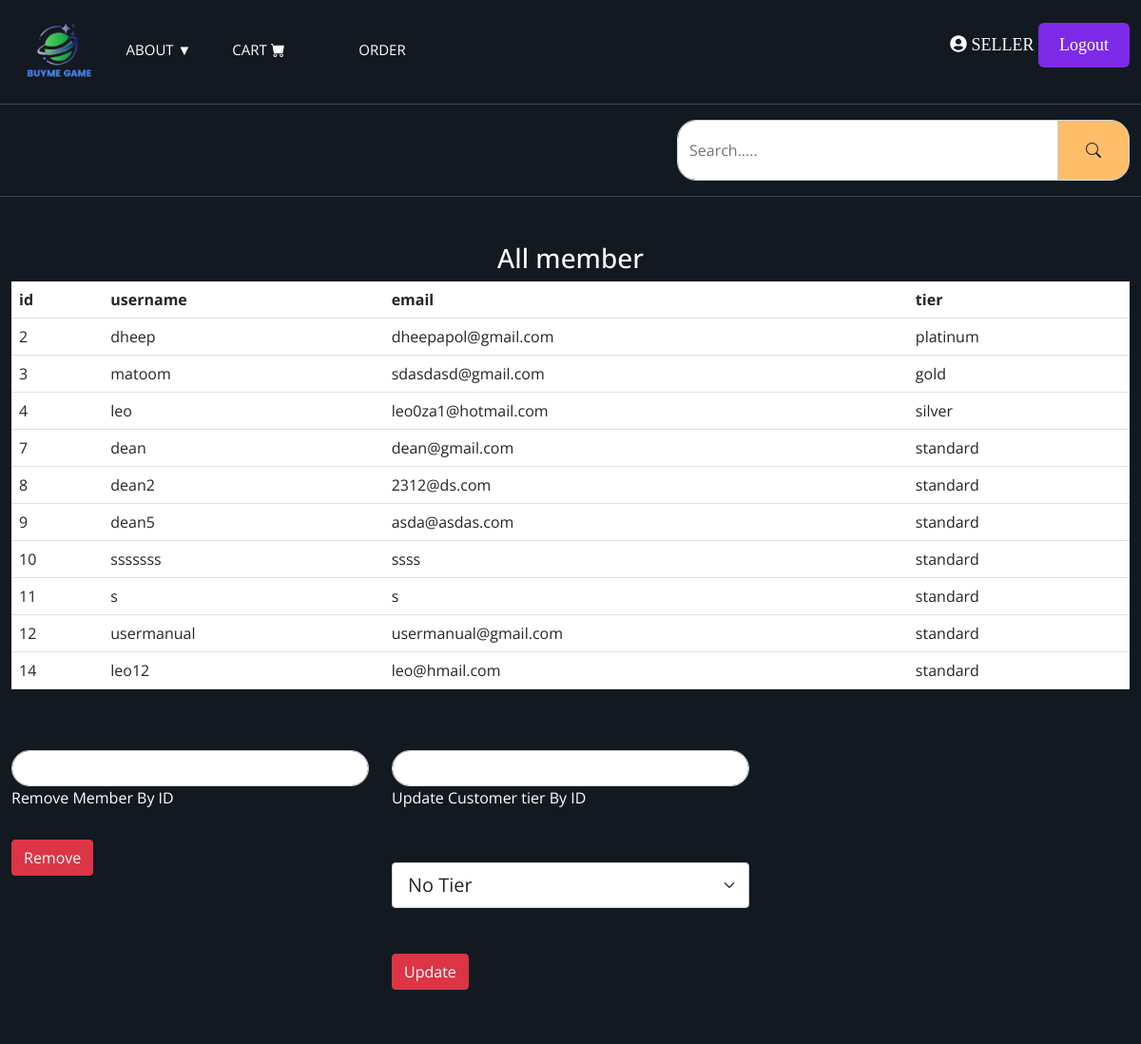
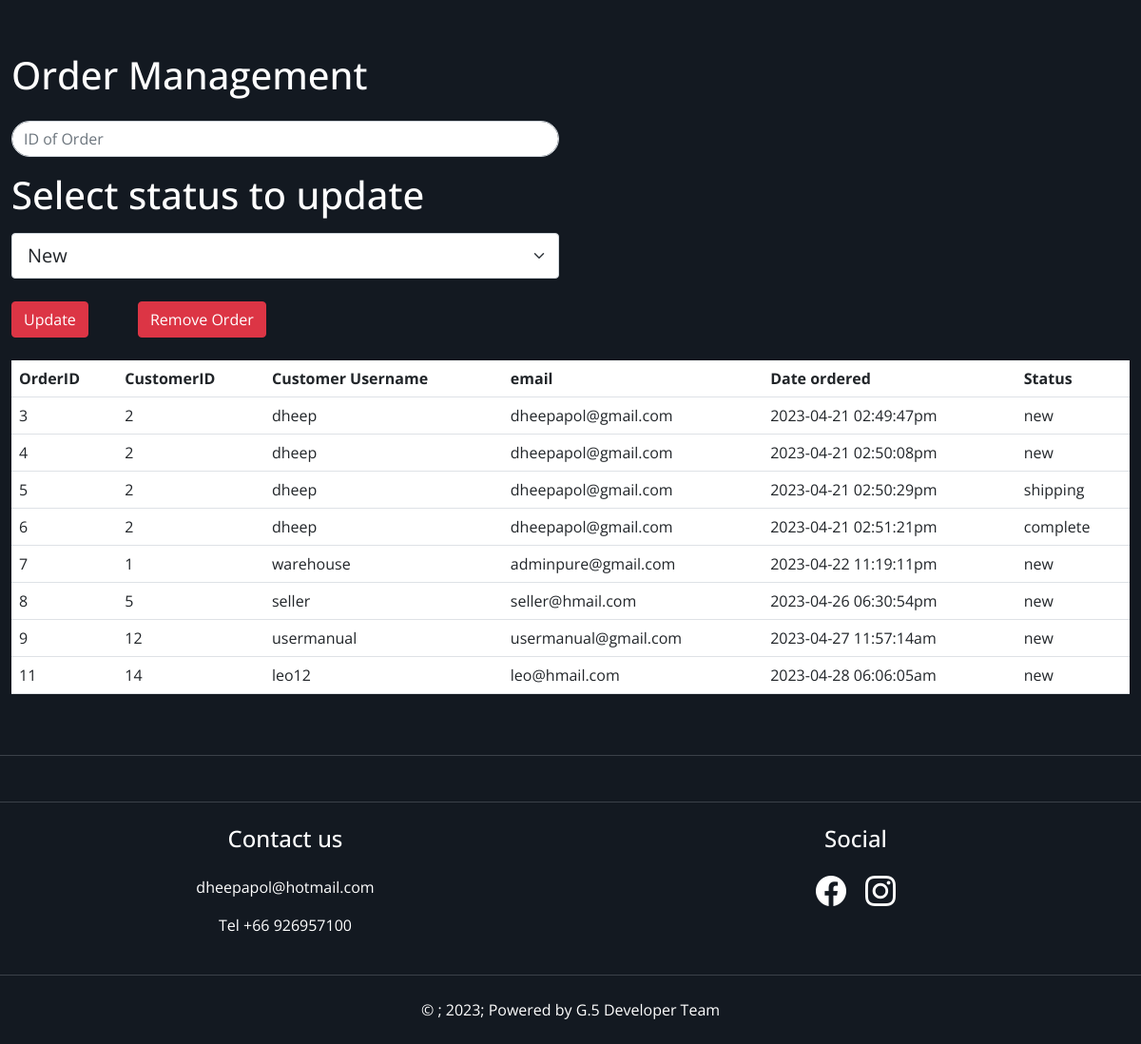
Screenshot of /adminpage.php (signed in) with the database file from the repository (2 pictures, top to bottom).
### tables this page shows
CREATE TABLE "Users" (
	"id"	INTEGER NOT NULL UNIQUE,
	"username"	TEXT NOT NULL,
	"email"	TEXT NOT NULL,
	"password"	TEXT NOT NULL,
	"role"	TEXT NOT NULL,
	"tier"	TEXT,
	PRIMARY KEY("id" AUTOINCREMENT)
);

CREATE TABLE "customerorder" (
	"coid"	INTEGER NOT NULL,
	"id"	INTEGER NOT NULL,
	"date"	TEXT NOT NULL,
	"address"	TEXT NOT NULL,
	"status"	TEXT NOT NULL,
	PRIMARY KEY("coid" AUTOINCREMENT)
);

### adminpage.php (the view, shortened to what this page needs)
<?php
require_once('components.php');
include('server.php');
?>
<html lang="en">
<head>
  <link rel="stylesheet" href="https://cdn.jsdelivr.net/npm/bootstrap-icons@1.10.4/font/bootstrap-icons.css">
  <link href="https://cdn.jsdelivr.net/npm/bootstrap@5.0.0/dist/css/bootstrap.min.css" rel="stylesheet">
  <link rel="stylesheet" href="https://cdn.jsdelivr.net/npm/@fortawesome/fontawesome-free@6.2.0/css/fontawesome.min.css"
>
  <link rel="stylesheet" href="https://cdn.jsdelivr.net/npm/bootstrap-icons@1.9.1/font/bootstrap-icons.css">
  <link rel="stylesheet" href="style.css">
</head>
<body>
  <?php
  if ($_SESSION['role'] == 'customer') {
    echo '<section class="home-wrapper-1 py-5">
<div class="container-xxl">
    <div class="row h-75 text-center">
    <div class="col-12">
<h1 class="text-danger">You do not have the permisson</h1>
    </div>
    </div>
</div>
      </section>';
  } else if($_SESSION['role'] == 'seller') {
    echo '<section class="home-wrapper-1 py-5">
      <div class="container-xxl">
          <div class="row text-center mb-5">
          <div class="col-12">
          <h3 class="text-white">All member</h3>
          <table class="table bg-white">
          <tr>
            <th>id</th>
            <th>username</th>
            <th>email</th>
            <th>tier</th>
          </tr>';
    $query = "SELECT * FROM Users WHERE role = 'customer'";
    $ret = $db->query($query);
    while ($row = $ret->fetchArray(SQLITE3_ASSOC)) {
      echo '<tr>
      <td>' . $row['id'] . '</td>
      <td>' . $row['username'] . '</td>
      <td>' . $row['email'] . '</td>
      <td>' . $row['tier'] . '</td>
    </tr>';
    }
    echo '</table>
    </div>
      </div>
      <div class="row">
      <div class="col-4">
      <form action="" method="POST">
      <div class="form-outline mb-4">
          <input type="text" name="removemem" required="ID is required" class="form-control">
          <label class="form-label text-white" for="removemem">Remove Member By ID</label>
      </div>
      <button type="submit" name="removemember" class="btn btn-danger btn-block">Remove</button>
      </form>
      </div>
      <div class="col-4">
      <form action="" method="POST">
      <div class="form-outline mb-4">
          <input type="text" name="memupdate" required="ID is required" class="form-control">
          <label class="form-label text-white" for="updaterole">Update Customer tier By ID</label>
          <select class="form-select form-select-lg my-5" aria-label=".form-select-lg example" name="selecttier">
  <option selected value="standard">No Tier</option>
</select>
      </div>
      <button type="submit" name="updaterole" class="btn btn-danger btn-block">Update</button>
      </form>
      </div>
      </div>
  </div>
        </section>
        <section class="home-wrapper-1 py-5">
        <div class="container-xxl">
        <div class="row">
        <div class="col-6">
        <h1 class="text-white py-3">Order Management</h1>
        <form action="" method="POST">
        <input type="text" name="remordid" required="ID is required" class="form-control" placeholder="ID of Order">
      <div class="form-outline mb-4">
      <h1 class="text-white my-3">Select status to update</h1>
          <select class="form-select form-select-lg my-1" aria-label=".form-select-lg example" name="selectstatus">
  <option selected value="new">New</option>
</select>
      </div>
      <button type="submit" name="updatestatus" class="btn btn-danger btn-block mb-4">Update</button>
      <button type="submit" name="remord" class="btn btn-danger btn-block mb-4 mx-5">Remove Order</button>
        </form>
        </div>
        </div>
        <table class="table bg-white">
          <tr>
            <th>OrderID</th>
            <th>CustomerID</th>
            <th>Customer Username</th>
            <th>email</th>
            <th>Date ordered</th>
            <th>Status</th>
          </tr>';
          $joinsql = "SELECT co.coid,re.id,re.username,email,date,status FROM customerorder co INNER JOIN Users re on co.id = re.id";
          $result = $db->query($joinsql);
          while ($row = $result->fetchArray(SQLITE3_ASSOC)) {
            echo '<tr>
            <td>' . $row['coid'] . '</td>
            <td>' . $row['id'] . '</td>
            <td>' . $row['username'] . '</td>
            <td>' . $row['email'] . '</td>
            <td>' . $row['date'] . '</td>
            <td>' . $row['status'] . '</td>
          </tr>';
          }
          echo '</table>
        </div>
        </section>';}
  ?>
</body>
</html>

### style.css (style rules this page uses)
* { margin: 0; padding: 0; box-sizing: border-box; }
:root { --color-131921: #131921; --color-3b4149: #3b4149; --color-febd69: #febd69; }
body { font-family: 'Kanit', sans-serif; }
.home-wrapper-1 { background-color: var(--color-131921); min-height: 80vh; }
.form-control { border-radius: 20px 20px 20px 20px; }

### components.php (style rules this page uses)
body { font-family: "Open Sans", sans-serif; background: #2c3e50; }

### rows the page displays
users: id "2", username "dheep", email "dheepapol@gmail.com", tier "platinum"
users: id "3", username "matoom", email "sdasdasd@gmail.com", tier "gold"
users: id "4", username "leo", email "leo0za1@hotmail.com", tier "silver"
users: id "7", username "dean", email "dean@gmail.com", tier "standard"
users: id "8", username "dean2", email "2312@ds.com", tier "standard"
users: id "9", username "dean5", email "asda@asdas.com", tier "standard"
users: id "10", username "sssssss", email "ssss", tier "standard"
users: id "11", username "s", email "s", tier "standard"
users: id "12", username "usermanual", email "usermanual@gmail.com", tier "standard"
users: id "14", username "leo12", email "leo@hmail.com", tier "standard"
customerorder: coid "3", users.id "2", users.username "dheep", users.email "dheepapol@gmail.com", date "2023-04-21 02:49:47pm", status "new"
customerorder: coid "4", users.id "2", users.username "dheep", users.email "dheepapol@gmail.com", date "2023-04-21 02:50:08pm", status "new"
customerorder: coid "5", users.id "2", users.username "dheep", users.email "dheepapol@gmail.com", date "2023-04-21 02:50:29pm", status "shipping"
customerorder: coid "6", users.id "2", users.username "dheep", users.email "dheepapol@gmail.com", date "2023-04-21 02:51:21pm", status "complete"
customerorder: coid "7", users.id "1", users.username "warehouse", users.email "adminpure@gmail.com", date "2023-04-22 11:19:11pm", status "new"
customerorder: coid "8", users.id "5", users.username "seller", users.email "seller@hmail.com", date "2023-04-26 06:30:54pm", status "new"
customerorder: coid "9", users.id "12", users.username "usermanual", users.email "usermanual@gmail.com", date "2023-04-27 11:57:14am", status "new"
customerorder: coid "11", users.id "14", users.username "leo12", users.email "leo@hmail.com", date "2023-04-28 06:06:05am", status "new"

### other values shown
$_SESSION['username'] "SELLER"
